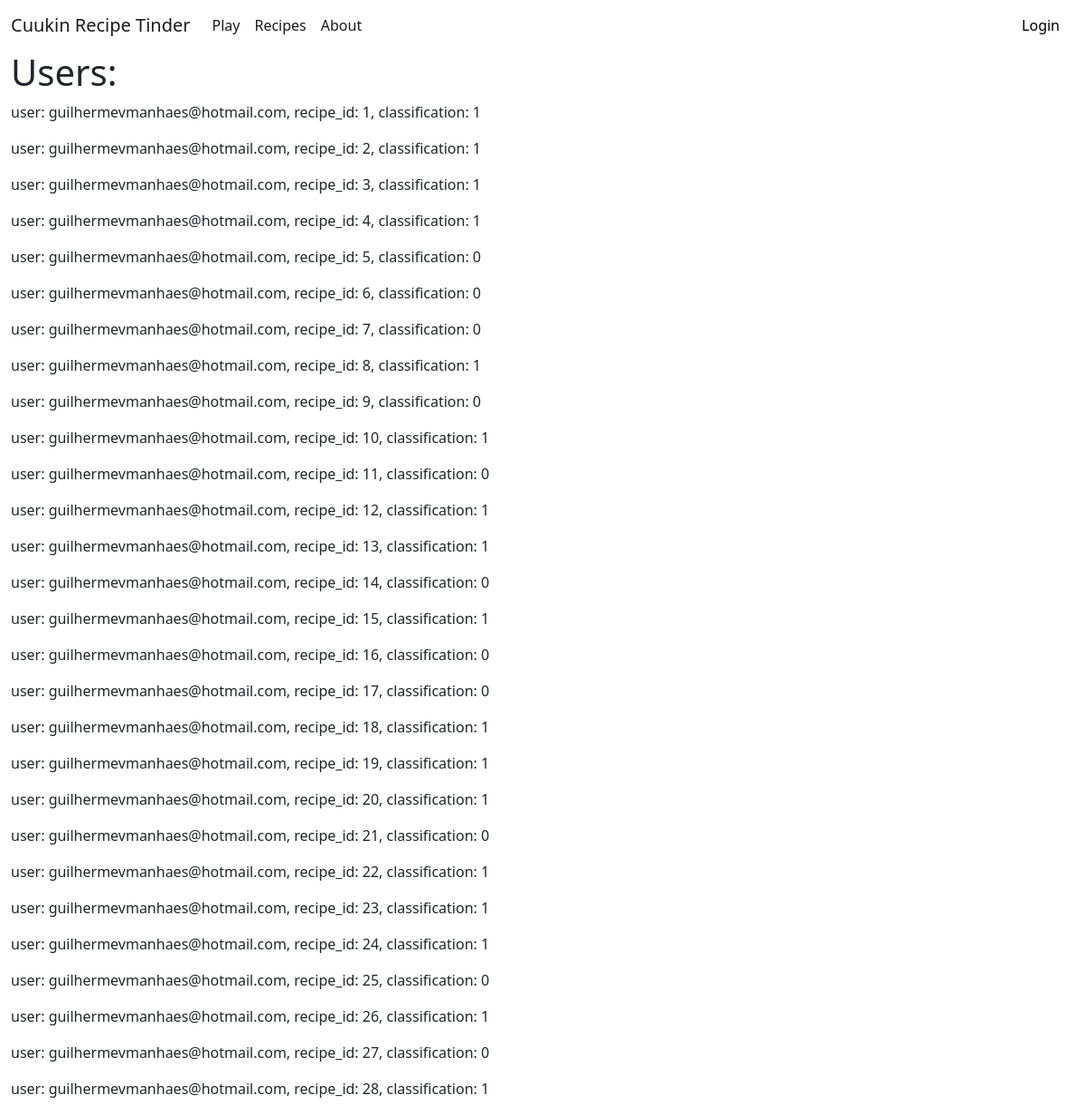
/admin, run on an earlier commit of the app's database.
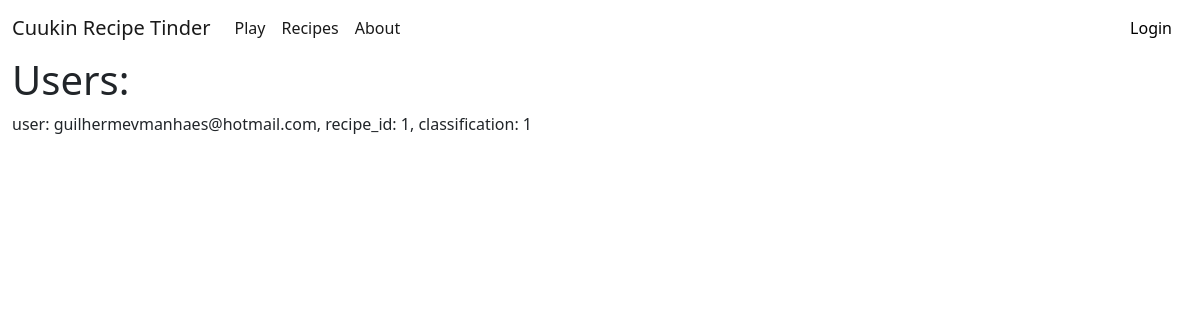
And on a later commit of the database.
### app.py (models this page shows, shortened)
class Users_Classifications(db.Model):
	__tablename__ = 'users_classifications'
	_id = db.Column("id", db.Integer, primary_key=True)
	user = db.Column("user", db.String(100))
	recipe_id = db.Column("recipe_id", db.Integer)
	classification = db.Column("classification", db.Integer)

### app.py (the view)
@app.route("/admin")
def admin():
	return render_template("db.html", title="admin", users=Users_Classifications.query.all())

### templates/db.html
{% extends 'layout.html' %} {% block content %}
<h1>Users:</h1>
{% for item in users %}
<p>
  user: {{item.user}}, recipe_id: {{item.recipe_id}}, classification:
  {{item.classification}}
</p>
{% endfor %}
{% endblock content %}

### templates/layout.html (shortened to what this page needs)
<!DOCTYPE html>
<html>
  <head>
    <link
      href="https://cdn.jsdelivr.net/npm/bootstrap@5.0.1/dist/css/bootstrap.min.css"
      rel="stylesheet"
    />
    <link rel="stylesheet" href="main.css">
  </head>
  <body>
    <nav  class="navbar navbar-expand-lg navbar-light">
      <div class="container-fluid">
          <a class="navbar-brand" href="/">
            Cuukin Recipe Tinder
          </a>
        <div class="collapse navbar-collapse" id="navbarNavAltMarkup">
          <div class="navbar-nav">
            <a class="nav-link active" aria-current="page" href="/">Play</a>
            <a class="nav-link active" href="/recipes">Recipes</a>
            <a class="nav-link active" href="/about">About</a>
          </div>
        </div>
        {% if "user" in session %}
        <a class="nav-link" href="#" style="color:black;">{{session["user"]}}</a>
        <a class="nav-link active" href=/logout style="color:black;">Exit</a>
        {% else %}
        <a class="nav-link active" href="/login" style="color:black;">Login</a>
        {% endif %}
      </div>
    </nav>
    <div class="container-fluid ">
      {% block content %}{% endblock content %}
    </div>
  </body>
</html>

What changed in the data, as far as the page shows it:
removed Users_Classifications: user "guilhermevmanhaes@hotmail.com", recipe_id "2", classification "1"
removed Users_Classifications: user "guilhermevmanhaes@hotmail.com", recipe_id "3", classification "1"
removed Users_Classifications: user "guilhermevmanhaes@hotmail.com", recipe_id "4", classification "1"
removed Users_Classifications: user "guilhermevmanhaes@hotmail.com", recipe_id "5", classification "0"
removed Users_Classifications: user "guilhermevmanhaes@hotmail.com", recipe_id "6", classification "0"
removed Users_Classifications: user "guilhermevmanhaes@hotmail.com", recipe_id "7", classification "0"
removed Users_Classifications: user "guilhermevmanhaes@hotmail.com", recipe_id "8", classification "1"
removed Users_Classifications: user "guilhermevmanhaes@hotmail.com", recipe_id "9", classification "0"
removed Users_Classifications: user "guilhermevmanhaes@hotmail.com", recipe_id "10", classification "1"
removed Users_Classifications: user "guilhermevmanhaes@hotmail.com", recipe_id "11", classification "0"
removed Users_Classifications: user "guilhermevmanhaes@hotmail.com", recipe_id "12", classification "1"
removed Users_Classifications: user "guilhermevmanhaes@hotmail.com", recipe_id "13", classification "1"
removed Users_Classifications: user "guilhermevmanhaes@hotmail.com", recipe_id "14", classification "0"
removed Users_Classifications: user "guilhermevmanhaes@hotmail.com", recipe_id "15", classification "1"
removed Users_Classifications: user "guilhermevmanhaes@hotmail.com", recipe_id "16", classification "0"
removed Users_Classifications: user "guilhermevmanhaes@hotmail.com", recipe_id "17", classification "0"
removed Users_Classifications: user "guilhermevmanhaes@hotmail.com", recipe_id "18", classification "1"
removed Users_Classifications: user "guilhermevmanhaes@hotmail.com", recipe_id "19", classification "1"
removed Users_Classifications: user "guilhermevmanhaes@hotmail.com", recipe_id "20", classification "1"
removed Users_Classifications: user "guilhermevmanhaes@hotmail.com", recipe_id "21", classification "0"
removed Users_Classifications: user "guilhermevmanhaes@hotmail.com", recipe_id "22", classification "1"
removed Users_Classifications: user "guilhermevmanhaes@hotmail.com", recipe_id "23", classification "1"
removed Users_Classifications: user "guilhermevmanhaes@hotmail.com", recipe_id "24", classification "1"
removed Users_Classifications: user "guilhermevmanhaes@hotmail.com", recipe_id "25", classification "0"
removed Users_Classifications: user "guilhermevmanhaes@hotmail.com", recipe_id "26", classification "1"
removed Users_Classifications: user "guilhermevmanhaes@hotmail.com", recipe_id "27", classification "0"
removed Users_Classifications: user "guilhermevmanhaes@hotmail.com", recipe_id "28", classification "1"
